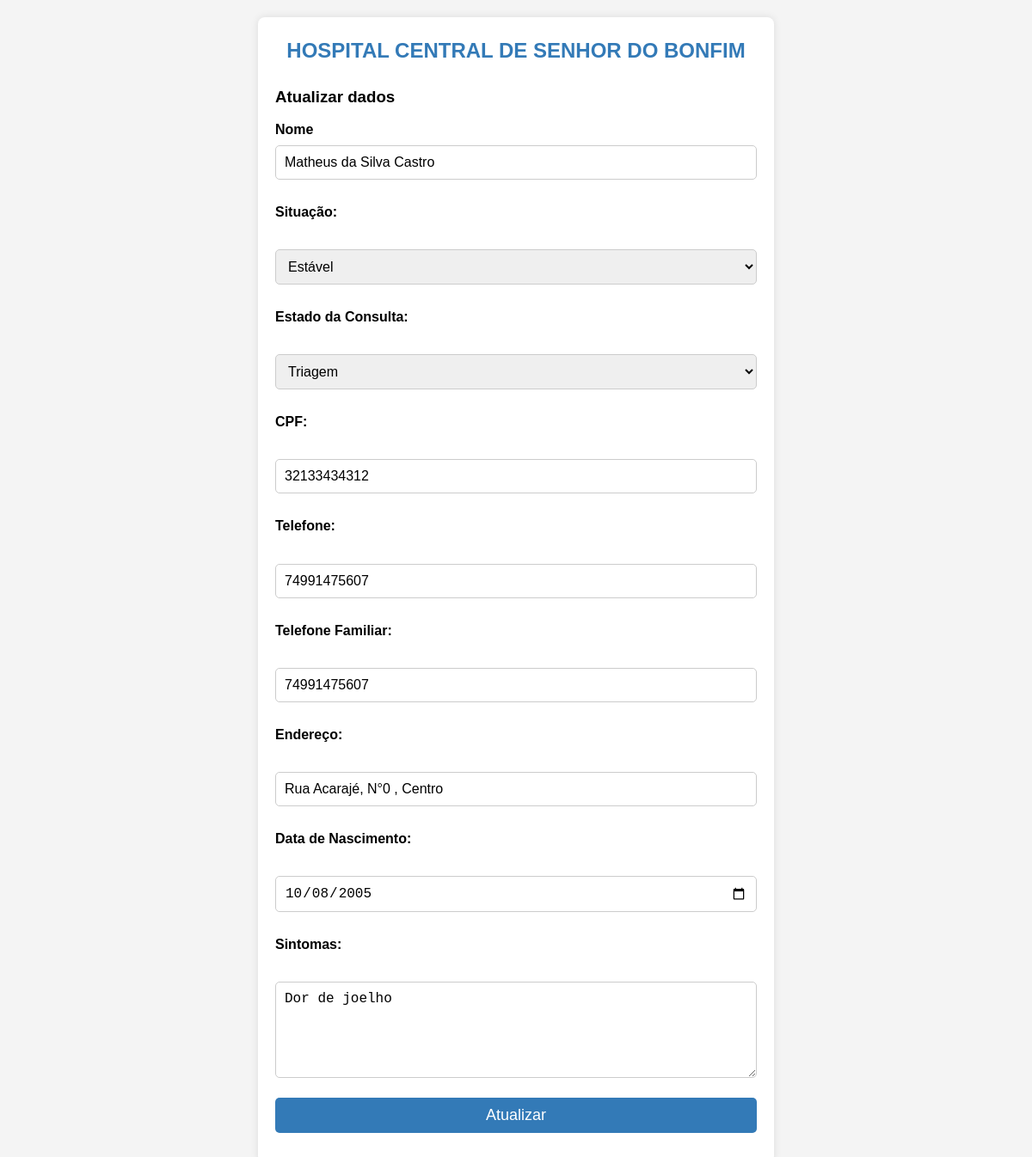
The app's page /editarpaciente/1/, older data.
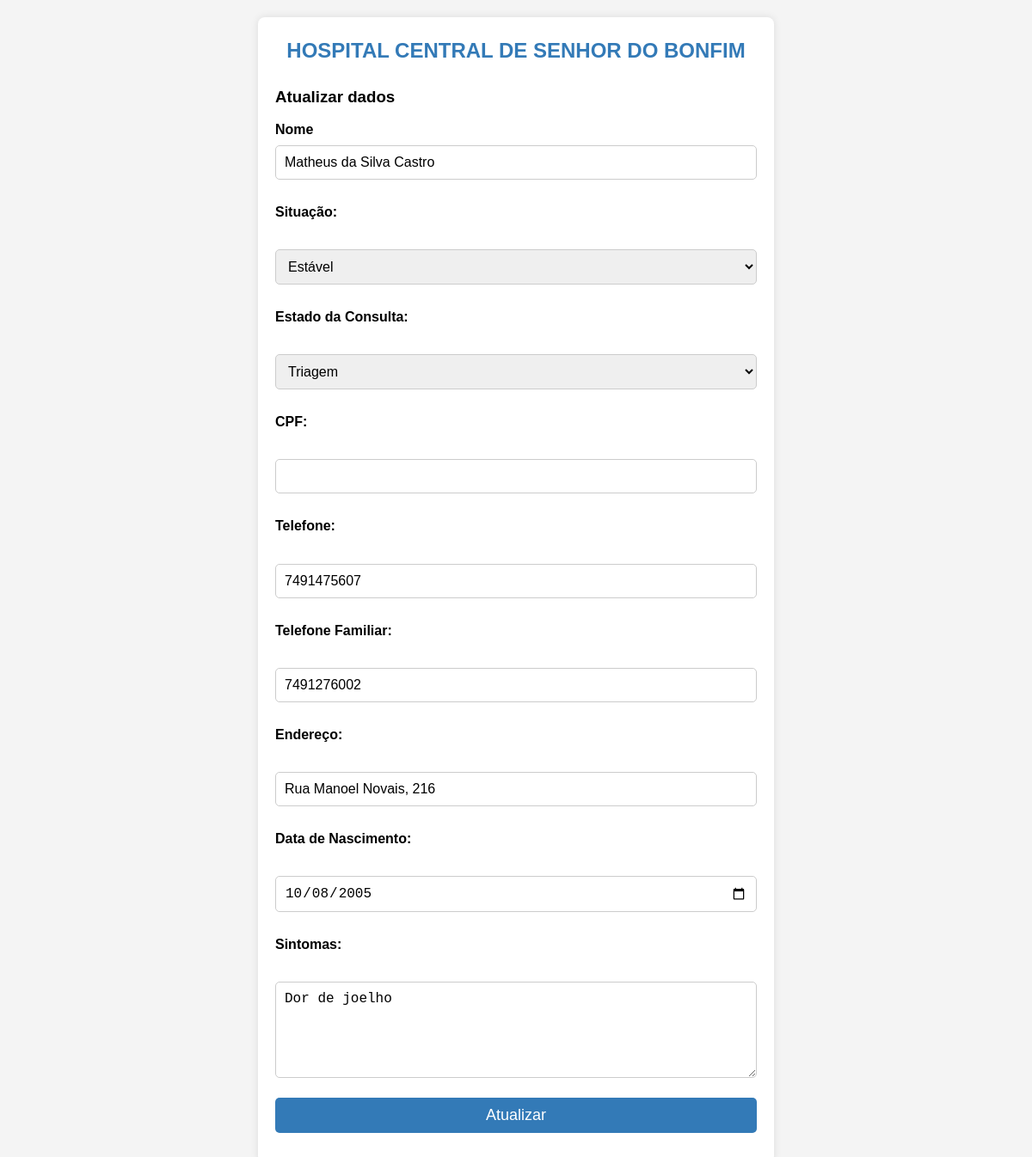
The same page, newer data.
### app1/models.py (models this page shows, shortened)
class Paciente(models.Model):
    class Situacao(models.TextChoices):
        ESTAVEL = 'Estável', 'Estável'
        MODERADO = 'Moderado', 'Moderado'
        GRAVE = 'Grave', 'Grave'
        CRÍTICO = 'Crítico', 'Crítico'
    class EstagioAtendimento(models.TextChoices):
        TRIAGEM = 'Triagem', 'Triagem'
        CONSULTA = 'Em Consulta', 'Em Consulta'
        ALTA = 'Alta', 'Alta'
    user = models.OneToOneField(User, on_delete=models.CASCADE, null=True, blank=True)
    nome = models.CharField(max_length=100, blank=False)
    sintoma = models.CharField(max_length=300, blank=False)
    situacao = models.CharField(max_length=12, choices=Situacao.choices, default=Situacao.ESTAVEL, blank=False)
    estado_consulta = models.CharField(max_length=12, choices=EstagioAtendimento.choices, default=EstagioAtendimento.TRIAGEM, blank=False)
    cpf = models.CharField(max_length=14, blank=False)
    data_nascimento = models.DateField(blank=False)
    endereco = models.CharField(max_length=250, blank=False)
    telefone = models.CharField(max_length=10, blank=False)
    telefone_familiar = models.CharField(max_length=10, blank=False)
    class Meta:
        constraints = [
            models.UniqueConstraint(fields=['cpf'], name='unique_paciente_cpf')
        ]

### app1/views.py (the view, shortened to what this page needs)
# urls.py: path('editarpaciente/<int:id>/', editarpaciente, name='editarpaciente'),
def editarpaciente(request, id):
    paciente = get_object_or_404(Paciente, id=id)
    return render(request, 'adm/pacientes/editarpaciente.html', {'paciente': paciente})

### app1/templates/adm/pacientes/editarpaciente.html (shortened to what this page needs)
<!DOCTYPE html>
<html>
  <head>
  </head>
  <body>
  <section>
   <h1>HOSPITAL CENTRAL DE SENHOR DO BONFIM</h1>
    <h3>Atualizar dados</h3>
    <form method="POST">
      <label>Nome</label>
      <input type="text" name="nome" value="{{paciente.nome}}"/>
     <label for="situacao">Situação:</label><br />
     <select name="situacao" id="situacao">
        <option value="Estável" {% if paciente.situacao == 'Estável' %}selected{% endif %}>Estável</option>
     </select><br />
     <label for="estado_consulta">Estado da Consulta:</label><br />
     <select name="estado_consulta" id="estado_consulta">
        <option value="Triagem" {% if paciente.estado_consulta == 'Triagem' %}selected{% endif %}>Triagem</option>
     </select><br />
     <label for="cpf">CPF:</label><br />
     <input name="cpf" id="cpf" type="number" value="{{paciente.cpf}}"><br />
     <label for="telefone">Telefone:</label><br />
     <input name="telefone" id="telefone" type="tel" pattern="[0-9]{11}" value="{{paciente.telefone}}"><br />
     <label for="telefone_familiar">Telefone Familiar:</label><br />
     <input name="telefone_familiar" id="telefone_familiar" type="tel" pattern="[0-9]{11}" value="{{paciente.telefone_familiar}}"><br />
     <label for="endereco">Endereço:</label><br />
     <input name="endereco" id="endereco" type="text" maxlength="100" value="{{paciente.endereco}}"><br />
     <label for="data_nascimento">Data de Nascimento:</label><br />
     <input name="data_nascimento" id="data_nascimento" type="date" value="{{paciente.data_nascimento|date:'Y-m-d'}}"><br />
     <label for="sintoma">Sintomas:</label><br />
     <textarea name="sintoma" id="sintoma" rows="5" cols="15">{{paciente.sintoma}}</textarea><br />
     <input type="submit" value="Atualizar">
    </form>
  </section>
  </body>
</html>

Row changes from the older to the newer data that the page shows:
changed Paciente "Matheus da Silva Castro": cpf "32133434312" → (not shown); telefone "74991475607" → "7491475607"; telefone_familiar "74991475607" → "7491276002"; endereco "Rua Acarajé, N°0 , Centro" → "Rua Manoel Novais, 216"
